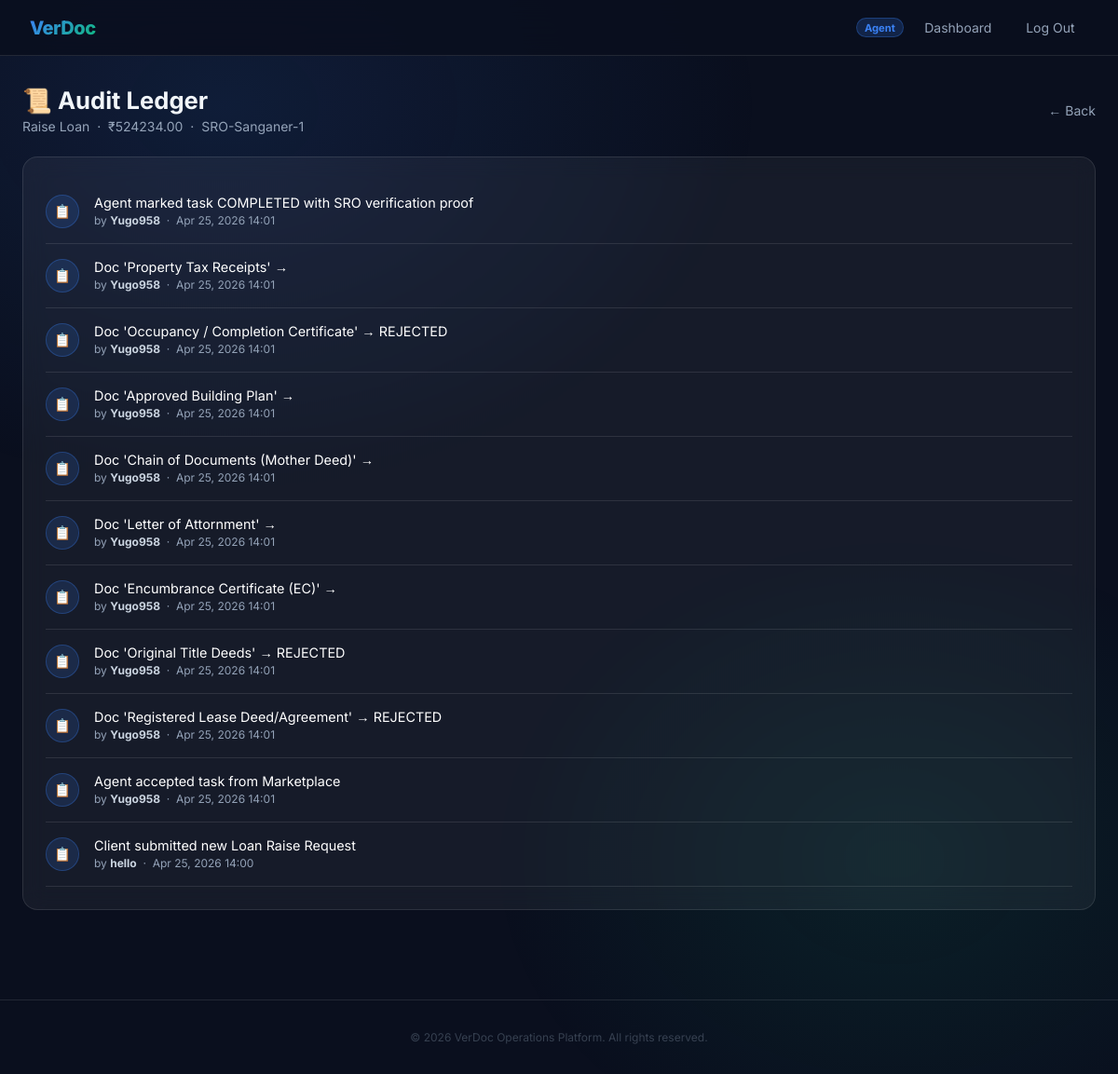
Page /history/18/ (signed in) on the committed database.
### core/models.py (models this page shows, shortened)
class CustomUser(AbstractUser):
    role = models.CharField(max_length=10, choices=ROLE_CHOICES, default='CLIENT')
    phone_number = models.CharField(
        max_length=10, unique=True, null=True, blank=True,
        help_text='10-digit mobile number (mandatory for Agents)',
    )
    email = models.EmailField(unique=True)
    aadhar_number = models.CharField(
        max_length=12, blank=True, default='', unique=False,
        verbose_name='Aadhaar Number',
        help_text='12-digit Aadhaar number (format: XXXX XXXX XXXX)',
    )
    pan_number = models.CharField(
        max_length=10, blank=True, default='', unique=False,
        verbose_name='PAN Number',
        help_text='10-character PAN (e.g. ABCDE1234F)',
    )
    state        = models.CharField(max_length=100, blank=True, null=True)
    district     = models.CharField(max_length=100, blank=True, null=True)
    sub_district = models.CharField(max_length=100, blank=True, null=True)
    sro_no       = models.CharField(max_length=50, blank=True, null=True, verbose_name='SRO Number')
    last_active = models.DateTimeField(null=True, blank=True, verbose_name='Last Active')
    @property
    def is_client(self):
        return self.role == 'CLIENT'
    @property
    def is_agent(self):
        return self.role == 'AGENT'

class LoanOperation(models.Model):
    client = models.ForeignKey(
        CustomUser, on_delete=models.CASCADE,
        related_name='client_operations',
        limit_choices_to={'role': 'CLIENT'},
    )
    agent = models.ForeignKey(
        CustomUser, on_delete=models.SET_NULL,
        null=True, blank=True,
        related_name='agent_operations',
        limit_choices_to={'role': 'AGENT'},
    )
    operation_type = models.CharField(max_length=10, choices=OPERATION_TYPE_CHOICES)
    amount         = models.DecimalField(max_digits=15, decimal_places=2, null=True, blank=True)
    status         = models.CharField(max_length=20, choices=STATUS_CHOICES, default='PENDING')
    notes          = models.TextField(blank=True, null=True, help_text='Updates from agent')
    state          = models.CharField(max_length=100, blank=True, null=True, verbose_name='Target State')
    district       = models.CharField(max_length=100, blank=True, null=True, verbose_name='Target District')
    sub_district   = models.CharField(max_length=100, blank=True, null=True, verbose_name='Target Sub-District')
    sro_no         = models.CharField(max_length=50, blank=True, null=True, verbose_name='Target SRO Number')
    bhu_aadhar = models.CharField(
        max_length=14, blank=True, null=True,
        verbose_name='Bhu Aadhar (ULPIN)',
        help_text='14-character alphanumeric Unique Land Parcel Identification Number.',
    )
    doc_lease_deed    = models.FileField(upload_to='bank_docs/', blank=True, null=True,
        help_text='Registered Lease Deed/Agreement')
    doc_title_deed    = models.FileField(upload_to='bank_docs/', blank=True, null=True,
        help_text='Original Title Deeds (Sale Deed/Conveyance Deed)')
    doc_encumbrance   = models.FileField(upload_to='bank_docs/', blank=True, null=True,
        help_text='Encumbrance Certificate (EC) — 13–30 year period')
    doc_attornment    = models.FileField(upload_to='bank_docs/', blank=True, null=True,
        help_text="Letter of Attornment")
    doc_mother_deed   = models.FileField(upload_to='bank_docs/', blank=True, null=True,
        help_text='Chain of Documents (Mother Deed)')
    doc_building_plan = models.FileField(upload_to='bank_docs/', blank=True, null=True,
        help_text='Approved Building Plan / Sanction Plan')
    doc_occupancy     = models.FileField(upload_to='bank_docs/', blank=True, null=True,
        help_text='Occupancy Certificate / Completion Certificate')
    doc_tax_receipts  = models.FileField(upload_to='bank_docs/', blank=True, null=True,
        help_text='Latest Property Tax Receipts')
    doc_lease_deed_status    = models.CharField(max_length=10, choices=DOC_STATUS_CHOICES, default='PENDING')
    doc_title_deed_status    = models.CharField(max_length=10, choices=DOC_STATUS_CHOICES, default='PENDING')
    doc_encumbrance_status   = models.CharField(max_length=10, choices=DOC_STATUS_CHOICES, default='PENDING')
    doc_attornment_status    = models.CharField(max_length=10, choices=DOC_STATUS_CHOICES, default='PENDING')
    doc_mother_deed_status   = models.CharField(max_length=10, choices=DOC_STATUS_CHOICES, default='PENDING')
    doc_building_plan_status = models.CharField(max_length=10, choices=DOC_STATUS_CHOICES, default='PENDING')
    doc_occupancy_status     = models.CharField(max_length=10, choices=DOC_STATUS_CHOICES, default='PENDING')
    doc_tax_receipts_status  = models.CharField(max_length=10, choices=DOC_STATUS_CHOICES, default='PENDING')
    verification_proof = models.FileField(
        upload_to='verification_proofs/', blank=True, null=True,
        help_text='SRO stamped document or receipt',
    )
    created_at = models.DateTimeField(auto_now_add=True)
    updated_at = models.DateTimeField(auto_now=True)

class OperationHistory(models.Model):
    loan_operation = models.ForeignKey(LoanOperation, on_delete=models.CASCADE, related_name='history')
    actor          = models.ForeignKey(CustomUser, on_delete=models.SET_NULL, null=True)
    action         = models.TextField()
    snapshot       = models.JSONField(null=True, blank=True)
    timestamp      = models.DateTimeField(auto_now_add=True)
    class Meta:
        ordering = ['-timestamp']

### core/views.py (the view)
# urls.py: path('history/<int:pk>/',      views.OperationHistoryView.as_view(),  name='operation_history'),
class OperationHistoryView(LoginRequiredMixin, ListView):
    model               = LoanOperation
    template_name       = 'core/operation_history.html'
    context_object_name = 'task'
    def get_queryset(self):
        user = self.request.user
        pk   = self.kwargs['pk']
        if user.is_superuser:
            return LoanOperation.objects.all()
        if user.is_client:
            return LoanOperation.objects.filter(pk=pk, client=user)
        if user.is_agent:
            return LoanOperation.objects.filter(pk=pk, agent=user)
        return LoanOperation.objects.none()
    def get_context_data(self, **kwargs):
        ctx  = super().get_context_data(**kwargs)
        pk   = self.kwargs['pk']
        user = self.request.user
        if user.is_superuser:
            task = get_object_or_404(LoanOperation, pk=pk)
        elif user.is_client:
            task = get_object_or_404(LoanOperation, pk=pk, client=user)
        else:
            task = get_object_or_404(LoanOperation, pk=pk, agent=user)
        ctx['task']    = task
        ctx['history'] = task.history.all()
        return ctx

### templates/core/operation_history.html (shortened to what this page needs)
{% extends 'base.html' %}
{% block content %}
<div style="display: flex; justify-content: space-between; align-items: center; margin-bottom: 1.5rem; flex-wrap: wrap; gap: 1rem;">
    <div>
        <h1 style="margin: 0; font-size: 1.6rem;">&#x1F4DC; Audit Ledger</h1>
        <p style="color: var(--muted); font-size: 0.875rem; margin-top: 0.25rem;">
            {{ task.get_operation_type_display }} &nbsp;·&nbsp; ₹{{ task.amount }}
            &nbsp;·&nbsp; {{ task.sro_no|default:"N/A" }}
        </p>
    </div>
    <a href="javascript:history.back()" style="color: var(--muted); text-decoration: none; font-size: 0.875rem;">&larr; Back</a>
</div>
<div class="glass" style="padding: 1.5rem;">
    {% if history %}
        {% for entry in history %}
        <div style="display: flex; gap: 1rem; padding: 1rem 0; border-bottom: 1px solid var(--glass-border);">
            <div style="width: 36px; height: 36px; border-radius: 50%; background: rgba(59,130,246,0.15); border: 1px solid rgba(59,130,246,0.3); display: flex; align-items: center; justify-content: center; flex-shrink: 0; font-size: 0.9rem;">
                &#x1F4CB;
            </div>
            <div style="flex: 1;">
                <div style="font-size: 0.9rem; color: white; margin-bottom: 0.2rem;">{{ entry.action }}</div>
                <div style="font-size: 0.75rem; color: var(--muted);">
                    {% if not user.is_client or not entry.actor.is_agent %}
                        by <strong style="color: #cbd5e1;">{{ entry.actor.username|default:"System" }}</strong> &nbsp;·&nbsp;
                    {% endif %}
                    {{ entry.timestamp|date:"M d, Y H:i" }}
                </div>
            </div>
        </div>
        {% endfor %}
    {% else %}
        <div style="text-align: center; padding: 3rem; color: var(--muted);">No history entries yet.</div>
    {% endif %}
</div>
{% endblock %}

### templates/base.html (shortened to what this page needs)
<!DOCTYPE html>
<html lang="en">
<head>
</head>
<body>
<nav>
    <a href="{% url 'dashboard' %}" class="nav-brand">VerDoc</a>
    <div class="nav-links">
        {% if user.is_authenticated %}
            <span class="nav-badge">{{ user.get_role_display|default:user.role }}</span>
            <a href="{% url 'dashboard' %}">Dashboard</a>
            <form method="post" action="{% url 'logout' %}" style="display:inline;">
                <button type="submit" style="background:none;border:none;color:var(--muted);font-size:0.875rem;padding:0.4rem 0.9rem;border-radius:6px;cursor:pointer;font-family:inherit;transition:all 0.2s;" onmouseover="this.style.color='var(--text)';this.style.background='var(--glass-bg)'" onmouseout="this.style.color='var(--muted)';this.style.background='none'">Log Out</button>
            </form>
        {% else %}
            <a href="{% url 'login' %}">Log In</a>
            <a href="{% url 'signup' %}">Sign Up</a>
        {% endif %}
    </div>
</nav>
<main>
    {% block content %}{% endblock %}
</main>
<footer>
    &copy; 2026 VerDoc Operations Platform. All rights reserved.
</footer>
</body>
</html>

### templates/base.html (style rules this page uses)
:root { --primary: #3b82f6; --success: #10b981; --warning: #f59e0b; --danger: #ef4444; --bg: #0a0f1e; --surface: #111827; --glass-bg: rgba(255,255,255,0.05); --glass-border:rgba(255,255,255,0.10); --text: #f1f5f9; --muted: #94a3b8; }
*, *::before, *::after { box-sizing: border-box; margin: 0; padding: 0; }
body { font-family: 'Inter', sans-serif; background: var(--bg); color: var(--text); min-height: 100vh; }
body::before { content: ''; position: fixed; inset: 0; background: radial-gradient(ellipse 80% 60% at 20% 10%, rgba(59,130,246,0.12) 0%, transparent 60%), radial-gradient(ellipse 60% 50% at 80% 80%, rgba(16,185,129,0.10) 0%, transparent 60%); pointer-events: none; z-index: 0; }
nav { position: sticky; top: 0; z-index: 100; background: rgba(10,15,30,0.85); backdrop-filter: blur(16px); border-bottom: 1px solid var(--glass-border); padding: 0 2rem; display: flex; align-items: center; justify-content: space-between; height: 60px; }
.nav-brand { font-size: 1.25rem; font-weight: 800; letter-spacing: -0.5px; background: linear-gradient(135deg, var(--primary), var(--success)); -webkit-background-clip: text; -webkit-text-fill-color: transparent; text-decoration: none; }
.nav-links { display: flex; gap: 0.5rem; align-items: center; }
.nav-links a { color: var(--muted); text-decoration: none; font-size: 0.875rem; padding: 0.4rem 0.9rem; border-radius: 6px; transition: all 0.2s; }
.nav-badge { font-size: 0.7rem; font-weight: 700; padding: 0.15rem 0.5rem; border-radius: 99px; background: rgba(59,130,246,0.2); color: var(--primary); border: 1px solid rgba(59,130,246,0.3); }
main { position: relative; z-index: 1; max-width: 1200px; margin: 0 auto; padding: 2rem 1.5rem; }
.glass { background: var(--glass-bg); border: 1px solid var(--glass-border); border-radius: 16px; backdrop-filter: blur(12px); }
footer { text-align: center; font-size: 0.75rem; color: #374151; padding: 2rem; border-top: 1px solid var(--glass-border); margin-top: 4rem; position: relative; z-index: 1; }

### rows in the picture
CustomUser: role "Agent"
LoanOperation: operation_type "Raise Loan", amount "524234.00", sro_no "SRO-Sanganer-1"
OperationHistory: action "Agent marked task COMPLETED with SRO verification proof", actor.username "Yugo958", timestamp "Apr 25, 2026 14:01"
OperationHistory: action "Doc 'Property Tax Receipts' →", actor.username "Yugo958", timestamp "Apr 25, 2026 14:01"
OperationHistory: action "Doc 'Occupancy / Completion Certificate' → REJECTED", actor.username "Yugo958", timestamp "Apr 25, 2026 14:01"
OperationHistory: action "Doc 'Approved Building Plan' →", actor.username "Yugo958", timestamp "Apr 25, 2026 14:01"
OperationHistory: action "Doc 'Chain of Documents (Mother Deed)' →", actor.username "Yugo958", timestamp "Apr 25, 2026 14:01"
OperationHistory: action "Doc 'Letter of Attornment' →", actor.username "Yugo958", timestamp "Apr 25, 2026 14:01"
OperationHistory: action "Doc 'Encumbrance Certificate (EC)' →", actor.username "Yugo958", timestamp "Apr 25, 2026 14:01"
OperationHistory: action "Doc 'Original Title Deeds' → REJECTED", actor.username "Yugo958", timestamp "Apr 25, 2026 14:01"
OperationHistory: action "Doc 'Registered Lease Deed/Agreement' → REJECTED", actor.username "Yugo958", timestamp "Apr 25, 2026 14:01"
OperationHistory: action "Agent accepted task from Marketplace", actor.username "Yugo958", timestamp "Apr 25, 2026 14:01"
OperationHistory: action "Client submitted new Loan Raise Request", actor.username "hello", timestamp "Apr 25, 2026 14:00"
